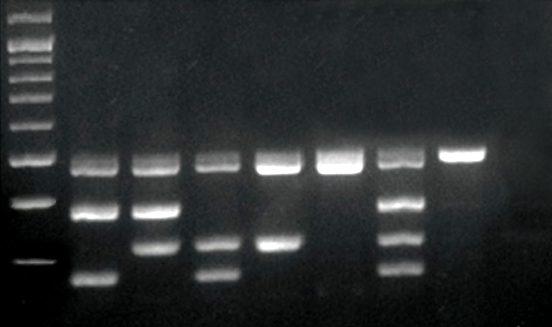
#> input picture electro_gel_test.png, 552 x 327 px
$ python -i EG_analysis.py   (imports and definitions only)
#> lines starting #> are read from the running program, lines starting #| are printed output that depends on the picture; after the words box and inside, x2 and y2 are one past the last pixel; in counts of white or black regions, pixels touching at a corner belong together
import cv2
import numpy as np
import random
import os
import pandas as pd
import matplotlib.pyplot as plt
from scipy.optimize import curve_fit

import cv2

# [1 line not run here, left out]

# Función para cargr imagenes de geles de electroforesis en formato png
# [48 lines left out: functions open_cv2_image, resize_image, not called in this run]

# Función para asignar nombres a archivos de salida en base al nombre de la imagen original
def get_new_name(ruta_original, sufijo="_modificada", formato=".png"):
    """
    Genera un nuevo nombre de archivo basado en la ruta original, agregando un sufijo y cambiando el formato si es necesario.

    Parámetros:
    - ruta_original: Ruta completa del archivo original, incluyendo su nombre y extensión.
    - sufijo (opcional): Texto adicional que se agregará al final del nombre del archivo original antes de la nueva extensión.
      Por defecto, es "_modificada".
    - formato (opcional): Extensión del nuevo archivo, incluyendo el punto (ejemplo: ".png", ".jpg", ".xlsx").
      Por defecto, es ".png".

    Retorna:
    - nueva_ruta: Ruta completa del nuevo archivo con el sufijo y el formato especificado.
    """

    # Extraer el directorio, el nombre del archivo y la extensión
    directorio, nombre_archivo = os.path.split(ruta_original)
    nombre_base, _ = os.path.splitext(nombre_archivo)

    # Crear el nuevo nombre de archivo
    nuevo_nombre = f"{nombre_base}{sufijo}{formato}"
    nueva_ruta = os.path.join(directorio, nuevo_nombre)

    # Devolver la nueva ruta del archivo modificado
    return nueva_ruta

# Función para obtener las coordenadas en el eje vertical de las bandas del marcador de peso molecular
# [89 lines left out: functions get_exp_ladder, get_band_info, not called in this run]

# Función para verificar la correcta agrupación y alineamiento de bandas
def verify_correct_gel(ruta_imagen):
    """
    Verifica si una imagen de electroforesis en gel es válida, segmentando las bandas y resaltando sus centros con colores.

    Parámetros:
    - ruta_imagen (str): Ruta del archivo de imagen que se analizará.

    Retorna:
    - imagen_coloreada (numpy.ndarray): Imagen procesada con bandas coloreadas y centros de masa resaltados.

    Procedimiento:
    1. Carga la imagen usando OpenCV.
    2. Convierte la imagen a escala de grises y aplica umbralización de Otsu.
    3. Identifica componentes conectados en la imagen binaria.
    4. Asigna colores aleatorios a cada banda detectada.
    5. Dibuja un círculo rojo en el centro de cada banda.
    6. Guarda y muestra la imagen procesada.
    """
#> called with ruta_imagen = 'electro_gel_test.png'

    # Cargar la imagen usando OpenCV
    imagen_cv2 = cv2.imread(ruta_imagen)
#> imagen_cv2 is the input picture: shape (327, 552, 3); mean B, G, R 47.7, 47.4, 43.6
    if imagen_cv2 is None:
        raise ValueError("No se pudo cargar la imagen. Verifique la ruta del archivo.")

    # Convertir la imagen a escala de grises y aplicar umbralización de Otsu
    imagen_gris = cv2.cvtColor(imagen_cv2, cv2.COLOR_BGR2GRAY)
    _, imagen_binaria = cv2.threshold(imagen_gris, 0, 255, cv2.THRESH_BINARY + cv2.THRESH_OTSU)
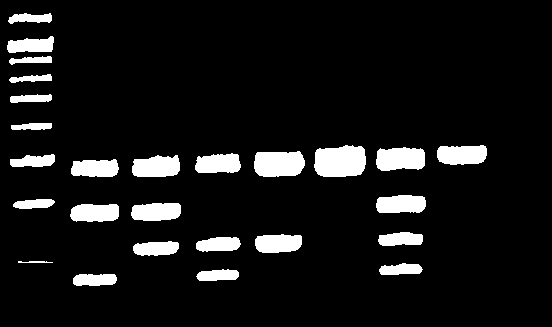
#> imagen_binaria: shape (327, 552); 8.6% white; 26 white regions, largest, box (x1, y1, x2, y2) and area: (314, 145, 366, 177) 1431, (254, 151, 305, 177) 1152, (376, 147, 425, 171) 1000

    # Identificar componentes conectados (bandas)
    num_labels, labels = cv2.connectedComponents(imagen_binaria)
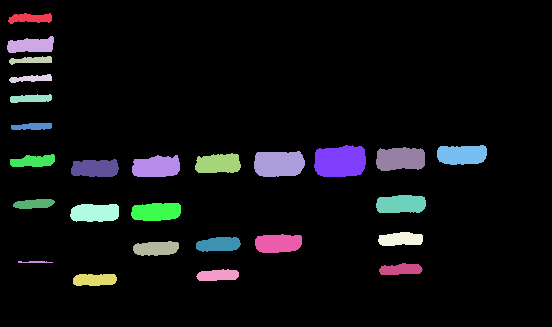
#> labels: shape (327, 552) int32; 27 distinct labels, from 0 to 26; one colour per label, 0 black
#> num_labels = 27
    print(f"Número de componentes detectadas (incluyendo el fondo): {num_labels}")
#| Número de componentes detectadas (incluyendo el fondo): 27

    # Asignar colores aleatorios a cada banda (excepto el fondo)
    imagen_coloreada = cv2.cvtColor(imagen_binaria, cv2.COLOR_GRAY2BGR)
    colores_rgb = {i: (random.randint(0, 255), random.randint(0, 255), random.randint(0, 255)) for i in range(1, num_labels)}

    x_puntos = []
    colores_asignados = []

    # Procesar cada banda detectada
    for label in range(1, num_labels):
        y_coords, x_coords = np.where(labels == label)
        if len(x_coords) > 0 and len(y_coords) > 0:
            centro_x = int(np.mean(x_coords))
            centro_y = int(np.mean(y_coords))

        # Asignar color único a la banda
        color_asignado = colores_rgb[label]
        for num in x_puntos:
            if abs(centro_x - num) <= 5:
                color_asignado = colores_asignados[x_puntos.index(num)]
                break

        # La primera banda se deja en blanco
        if label == 1:
            color_asignado = (255, 255, 255)

        # Colorear la banda y marcar el centro con un círculo rojo
        imagen_coloreada[labels == label] = color_asignado
        cv2.circle(imagen_coloreada, (centro_x, centro_y), radius=5, color=(0, 0, 255), thickness=-1)

        x_puntos.append(centro_x)
        colores_asignados.append(color_asignado)
#> this loop made 26 passes
#> (centro_x, centro_y) on passes 1 to 12: (30, 17), (30, 45), (31, 59), (31, 78), (30, 98), (32, 126), (339, 161), (461, 154), (400, 158), (278, 163), (217, 163), (33, 160)
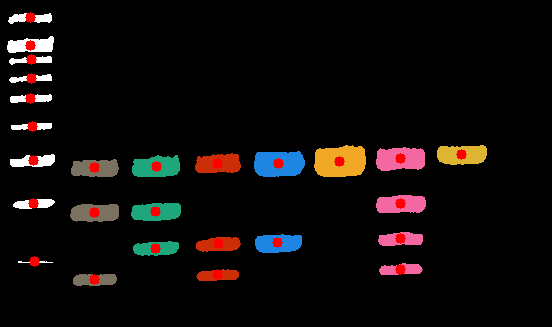
#> imagen_coloreada: shape (327, 552, 3); mean B, G, R 10.3, 11.1, 15.5
#> after the loop, colores_asignados = 26 items, first 6: (255, 255, 255), (255, 255, 255), (255, 255, 255), (255, 255, 255), (255, 255, 255), (255, 255, 255); x_puntos = 26 values, max 461 at index 7, min 30 at index 0, mean 178.4

    # Guardar la imagen procesada
    cv2.imwrite(get_new_name(ruta_imagen, sufijo="_verificado", formato=".png"), imagen_coloreada)

    # Mostrar la imagen con las bandas coloreadas
    cv2.imshow("Imagen Procesada", imagen_coloreada)
    cv2.waitKey(0)
    cv2.destroyAllWindows()

    return imagen_coloreada

# Función para realizar una regresión cuadrática a partir de la distribución de bandas en el marcador de peso molecular
# [298 lines left out: functions get_calib_param, assign_mol_wei, interactive_image, listas_a_diccionario, excel_band_results, not called in this run]

>>> result = verify_correct_gel('electro_gel_test.png')
